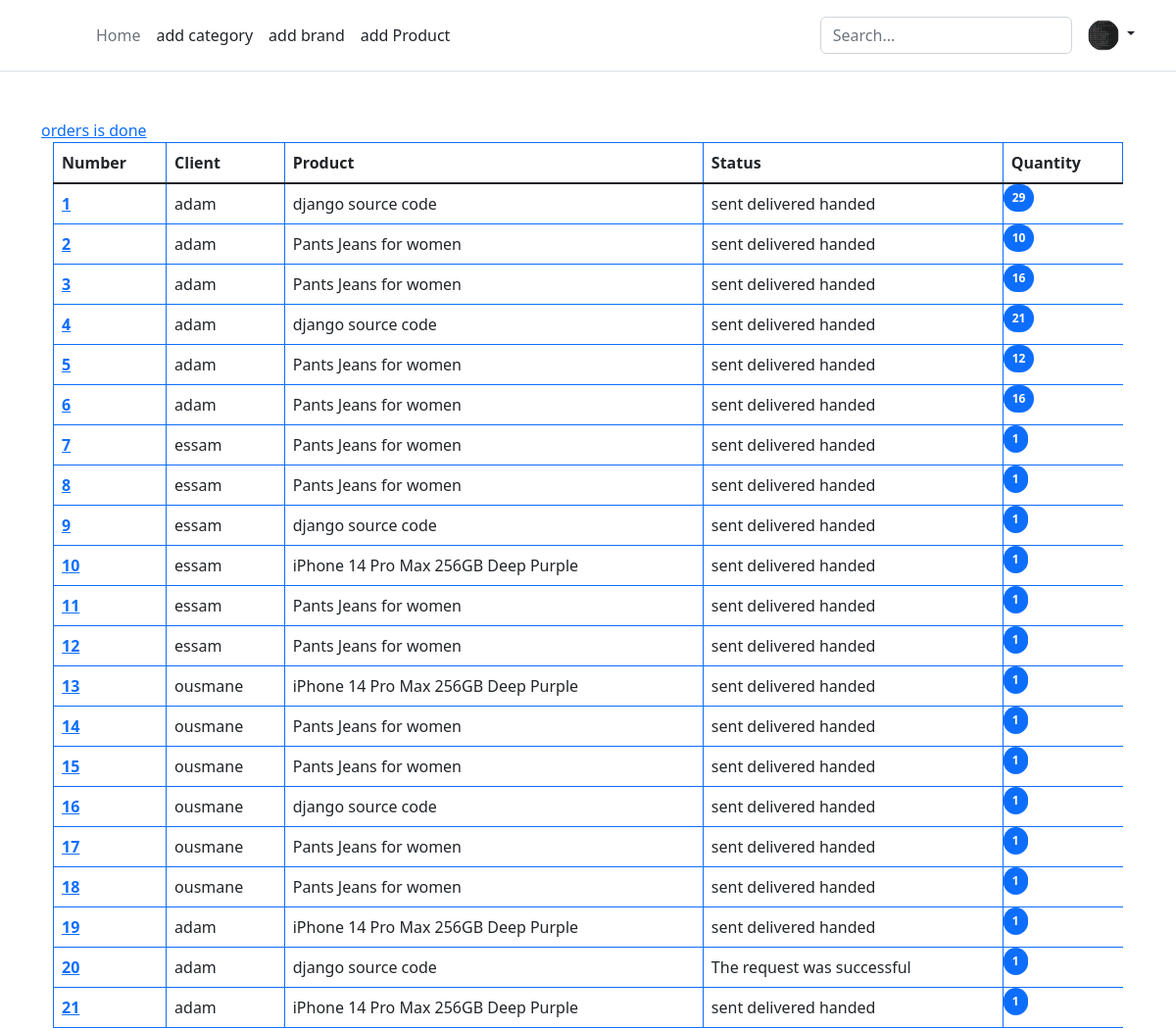
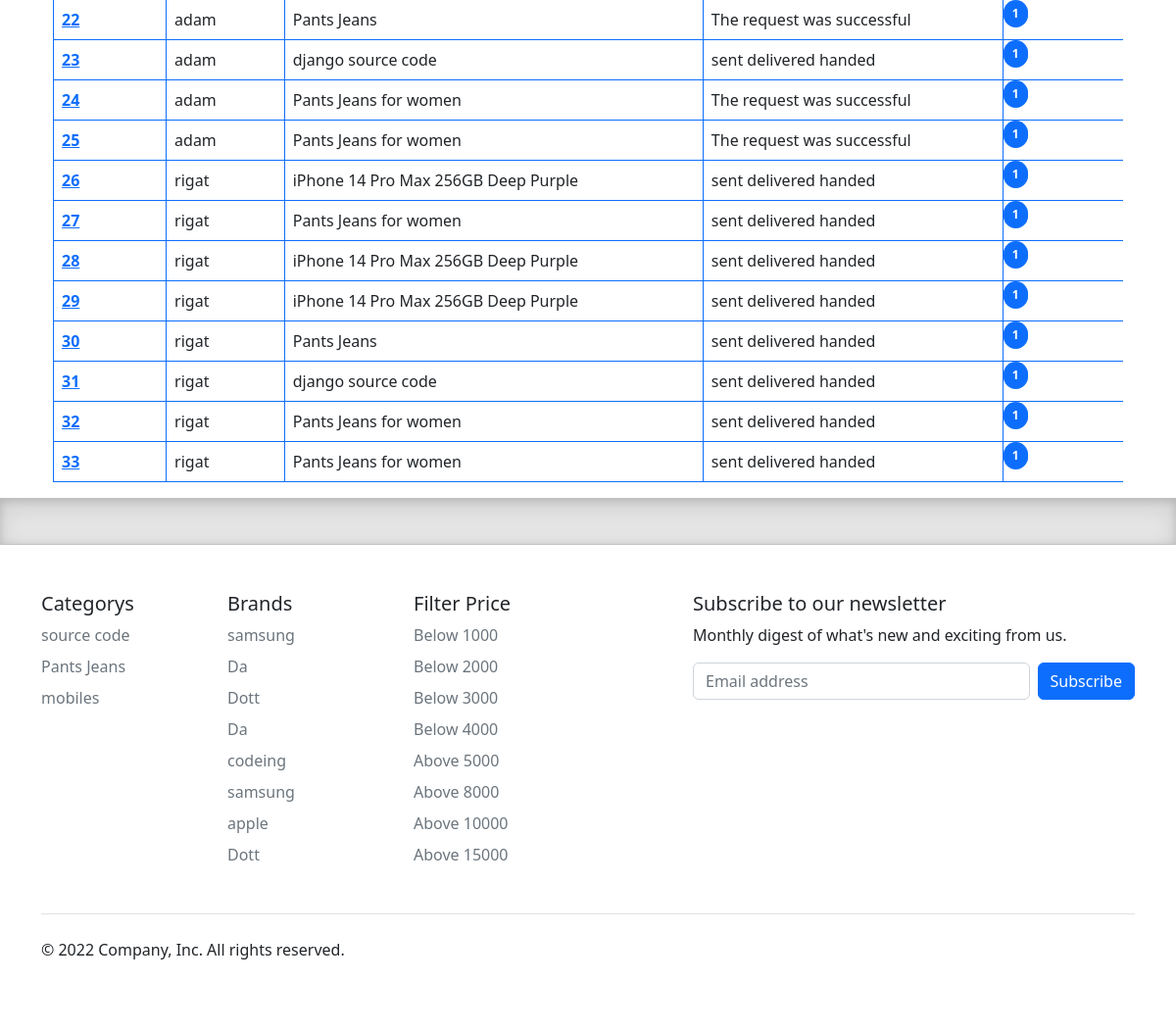
Screenshot of /my-account/my-all-orders/ (signed in) with the database file from the repository (2 pictures, top to bottom).
### users/models.py (models this page shows, shortened)
class Profile(models.Model) :
    user = models.OneToOneField(User, on_delete=models.CASCADE)
    bio = models.CharField(max_length=120, blank=True)
    avatar = models.ImageField(upload_to="profiles", default="profiles/avatar.png")
    nationality = models.CharField(max_length=120, blank=True)
    is_buyer = models.BooleanField(default=False)
    @property
    def avatar_url(self) :
        try :
            url = self.avatar.url
        except :
            url = None
        return url

class User(AbstractUser) :
    date_of_birth = models.DateField(blank=True, null=True)
    gender = models.CharField(choices=GENDER, max_length=6, blank=True, null=True)

### store/models.py (models this page shows, shortened)
class Sales(models.Model) :
    user_order = models.ForeignKey(Profile, on_delete=models.SET_NULL, null=True)
    product = models.ForeignKey(Product, null=True, on_delete=models.SET_NULL)
    quantity = models.IntegerField(default=1)
    slug = models.SlugField(blank=True, null=True, unique=True)
    first_name = models.CharField(max_length=120, blank=True, null=True)
    last_name = models.CharField(max_length=120, blank=True, null=True)
    email= models.EmailField(max_length=60, blank=True, null=True)
    address = models.CharField(max_length=100, blank=True, null=True)
    address2 = models.CharField(max_length=120, blank=True, null=True)
    country = models.CharField(max_length=100, blank=True, null=True)
    state = models.CharField(max_length=200, blank=True, null=True)
    zip_code = models.CharField(max_length=10, blank=True, null=True)
    timestamp = models.DateTimeField(auto_now_add=True)
    updated = models.DateTimeField(auto_now=True)
    status = models.CharField(max_length=20, blank=True, null=True)

class Product(models.Model) :
    salesman = models.ForeignKey(Account, on_delete=models.CASCADE)
    name = models.CharField(max_length=122)
    slug = models.SlugField(blank=True, null=True, unique=True)
    image = models.ImageField(upload_to="products")
    price = models.PositiveIntegerField(default=0)
    brand = models.ForeignKey(Brand, on_delete=models.CASCADE)
    category = models.ForeignKey(Category, on_delete=models.CASCADE)
    option = models.CharField(max_length=10, choices=CATEGORY_CHOICES, blank=True, null=True)
    description = models.TextField()
    discount = models.PositiveIntegerField(default=0, validators=[MaxValueValidator(70),MinValueValidator(0) ])
    timestamp = models.DateTimeField(auto_now_add=True)
    objects = ProductManager()
    def __str__(self) :
        return f"{self.name}"

class Category(models.Model) :
    name = models.CharField(max_length=40, unique=True)
    slug = models.SlugField(blank=True, unique=True)

class Brand(models.Model) :
    name = models.CharField(max_length=50, unique=True)
    slug = models.SlugField(blank=True, null=True, unique=True)

### accounts/views.py (the view)
# urls.py: path('my-all-orders/', views.my_orders_view, name="my_orders_and_sales"),
@login_required
def my_orders_view(request, done=None) :
    templates_name = "accounts/all_orders.html"
    profile = request.user.profile
    if profile.is_buyer == True :
        account = Account.objects.get(buyer=profile)
        if done == None :
            try :
                all_orders = Sales.objects.filter(product__salesman=account).order_by("-timestamp")
            except :
                return HttpResponse("you are not have a sales")
        elif done == "done" :
            all_orders = Sales.objects.filter(product__salesman=account, status="sdh").order_by("-timestamp")
        else :
            return HttpResponse("you are not have a sales")
    else :
        return redirect("accounts:create_account")
    context = {
        "all_orders":all_orders,
        "buyer":account
    }
    return render(request, templates_name, context)

### processors/context_processors.py (called while the page is built)
def profile_context_processors_view(request) :
    if request.user.is_authenticated:
        profile = Profile.objects.get(user=request.user)
        context = {"profile":profile}
        return context
    return {}

def category_product_view(request) :
    qs = Category.objects.filter().order_by("?")[:10]
    context = {
        "catrogrys":qs
    }
    return context

def brand_product_view(request) :
    qs = Product.objects.filter().order_by("?")[:10]
    context = {
        "brands":qs
    }
    return context

### store/models.py (called while the page is built)
    def get_queryset(self) :
        return ProductQuerySet(self.model, using=self._db)

### accounts/templates/accounts/all_orders.html (shortened to what this page needs)
{% extends 'base.html' %}
{% block content %}
  <a href="{% url 'accounts:my_orders_and_sales_done' 'done' %}"> orders is done</a>
    <div class="container">
        <table class="table table-bordered border-primary">
            <thead>
              <tr>
                <th scope="col">Number</th>
                <th scope="col">Client</th>
                <th scope="col">Product</th>
                <th scope="col">Status</th>
                <th scope="col">Quantity</th>
              </tr>
            </thead>
            <tbody class="table-group-divider">
              {% for item in all_orders %}
              <tr>
                <th scope="row"><a href="{% url 'accounts:detail_order' item.pk %}">{{forloop.counter}}</a></th>
                <td>{{item.user_order.user}}</td>
                <td>{{item.product}}</td>
                <td>
                {% if item.status == 'tm' %}
                The request was successful
                {% elif item.status == 'dr' %}
                Delivery is underway
                {% elif item.status == 'sdh' %}
                sent delivered handed
                {% endif %}
                  </td>
                <td class="badge bg-primary rounded-pill">{{item.quantity}}</td>
              </tr>
              {% endfor %}
            </tbody>
          </table>
    </div>
{% endblock content %}

### templates/partials/navbar.html (shortened to what this page needs)
<main>
<header class="p-3 mb-3 border-bottom">
  <div class="container">
    <div class="d-flex flex-wrap align-items-center justify-content-center justify-content-lg-start">
      <a href="/" class="d-flex align-items-center mb-2 mb-lg-0 text-dark text-decoration-none">
        <svg class="bi me-2" width="40" height="32" role="img" aria-label="Bootstrap"><use xlink:href="#bootstrap"/></svg>
      </a>
      <ul class="nav col-12 col-lg-auto me-lg-auto mb-2 justify-content-center mb-md-0">
        <li><a href="{% url 'store:home' %}" class="nav-link px-2 link-secondary">Home</a></li>
        {% if profile.is_buyer %}
        <li><a href="{% url 'store:add_category' %}" class="nav-link px-2 link-dark">add category</a></li>
        <li><a href="{% url 'store:add_brand' %}" class="nav-link px-2 link-dark">add brand</a></li>
        <li><a href="{% url 'store:new_product' %}" class="nav-link px-2 link-dark">add Product</a></li>
        {% endif %}
      </ul>
      <form method="get" action="{% url 'search:search' %}" class="col-12 col-lg-auto mb-3 mb-lg-0 me-lg-3" role="search">
        <input type="search" class="form-control" name="q" placeholder="Search..." aria-label="Search">
      </form>
      {% if request.user.is_authenticated %}
      <div class="dropdown text-end">
        <a href="#" class="d-block link-dark text-decoration-none dropdown-toggle" data-bs-toggle="dropdown" aria-expanded="false">
          <img src="{{profile.avatar_url}}" alt="mdo" width="32" height="32" class="rounded-circle">
        </a>
        {% else %}
        <div class="text-end">
          <a href="{% url 'users:login' %}"><button type="button" class="btn btn-light text-dark me-2">Login</button></a>
          <a href="{% url 'users:register' %}"><button type="button" class="btn btn-primary">Sign-up</button></a>
        </div>
        {% endif %}
      </div>
    </div>
  </div>
</header>
</main>

### templates/partials/footer.html (shortened to what this page needs)
<div class="b-example-divider"></div>
<div class="container">
  <footer class="py-5">
    <div class="row">
      <div class="col-6 col-md-2 mb-3">
        <h5>Categorys</h5>
        {% for item in catrogrys %}
        <ul class="nav flex-column">
          <li class="nav-item mb-2"><a href="{% url 'store:filter_category' item.slug %}" class="nav-link p-0 text-muted">{{item.name}}</a></li>
        </ul>
        {% endfor %}
      </div>
      <div class="col-6 col-md-2 mb-3">
        <h5>Brands</h5>
        {% for item in brands %}
        <ul class="nav flex-column">
          <li class="nav-item mb-2"><a href="{% url 'store:filter_brand' item.category.slug item.brand.slug %}" class="nav-link p-0 text-muted">{{item.brand.name}}</a></li>
        </ul>
        {% endfor %}
      </div>
       <div class="col-6 col-md-2 mb-3">
        <h5>Filter Price</h5>
        <ul class="nav flex-column">
          <li class="nav-item mb-2"><a href="{% url 'store:filter_price' 'below1000' %}" class="nav-link p-0 text-muted">Below 1000</a></li>
          <li class="nav-item mb-2"><a href="{% url 'store:filter_price' 'below2000' %}" class="nav-link p-0 text-muted">Below 2000</a></li>
          <li class="nav-item mb-2"><a href="{% url 'store:filter_price' 'below3000' %}" class="nav-link p-0 text-muted">Below 3000</a></li>
          <li class="nav-item mb-2"><a href="{% url 'store:filter_price' 'below4000' %}" class="nav-link p-0 text-muted">Below 4000</a></li>
          <li class="nav-item mb-2"><a href="{% url 'store:filter_price' 'above5000' %}" class="nav-link p-0 text-muted">Above 5000</a></li>
          <li class="nav-item mb-2"><a href="{% url 'store:filter_price' 'above8000' %}" class="nav-link p-0 text-muted">Above 8000</a></li>
          <li class="nav-item mb-2"><a href="{% url 'store:filter_price' 'above10000' %}" class="nav-link p-0 text-muted">Above 10000</a></li>
          <li class="nav-item mb-2"><a href="{% url 'store:filter_price' 'above15000' %}" class="nav-link p-0 text-muted">Above 15000</a></li>
        </ul>
      </div>
      <div class="col-md-5 offset-md-1 mb-3">
        <form method="post" action="{% url 'users:subscribe' %}">
          <h5>Subscribe to our newsletter</h5>
          <p>Monthly digest of what's new and exciting from us.</p>
          <div class="d-flex flex-column flex-sm-row w-100 gap-2">
            <input id="newsletter1" name="news_email" type="email" class="form-control" placeholder="Email address">
            <button class="btn btn-primary" type="submit">Subscribe</button>
          </div>
        </form>
      </div>
    </div>
    <div class="d-flex flex-column flex-sm-row justify-content-between py-4 my-4 border-top">
      <p>&copy; 2022 Company, Inc. All rights reserved.</p>
      <ul class="list-unstyled d-flex">
        <li class="ms-3"><a class="link-dark" href="#"><svg class="bi" width="24" height="24"><use xlink:href="#twitter"/></svg></a></li>
        <li class="ms-3"><a class="link-dark" href="#"><svg class="bi" width="24" height="24"><use xlink:href="#instagram"/></svg></a></li>
        <li class="ms-3"><a class="link-dark" href="#"><svg class="bi" width="24" height="24"><use xlink:href="#facebook"/></svg></a></li>
      </ul>
    </div>
  </footer>
</div>

### static/style/main.css (style rules this page uses)
body { margin-top:20px; background-color: #f4f7f6; }

### static/style/form-validation.css (style rules this page uses)
.container { max-width: 960px; }

### templates/base.html (style rules this page uses)
.b-example-divider { height: 3rem; background-color: rgba(0, 0, 0, .1); border: solid rgba(0, 0, 0, .15); border-width: 1px 0; box-shadow: inset 0 .5em 1.5em rgba(0, 0, 0, .1), inset 0 .125em .5em rgba(0, 0, 0, .15); }
.bi { vertical-align: -.125em; fill: currentColor; }

### rows the page displays
Profile: avatar_url (picture)
Sales: user_order.user "adam", product "django source code", status "sent delivered handed", quantity "29"
Sales: user_order.user "adam", product "Pants Jeans for women", status "sent delivered handed", quantity "10"
Sales: user_order.user "adam", product "Pants Jeans for women", status "sent delivered handed", quantity "16"
Sales: user_order.user "adam", product "django source code", status "sent delivered handed", quantity "21"
Sales: user_order.user "adam", product "Pants Jeans for women", status "sent delivered handed", quantity "12"
Sales: user_order.user "adam", product "Pants Jeans for women", status "sent delivered handed", quantity "16"
Sales: user_order.user "essam", product "Pants Jeans for women", status "sent delivered handed", quantity "1"
Sales: user_order.user "essam", product "Pants Jeans for women", status "sent delivered handed", quantity "1"
Sales: user_order.user "essam", product "django source code", status "sent delivered handed", quantity "1"
Sales: user_order.user "essam", product "iPhone 14 Pro Max 256GB Deep Purple", status "sent delivered handed", quantity "1"
Sales: user_order.user "essam", product "Pants Jeans for women", status "sent delivered handed", quantity "1"
Sales: user_order.user "essam", product "Pants Jeans for women", status "sent delivered handed", quantity "1"
Sales: user_order.user "ousmane", product "iPhone 14 Pro Max 256GB Deep Purple", status "sent delivered handed", quantity "1"
Sales: user_order.user "ousmane", product "Pants Jeans for women", status "sent delivered handed", quantity "1"
Sales: user_order.user "ousmane", product "Pants Jeans for women", status "sent delivered handed", quantity "1"
Sales: user_order.user "ousmane", product "django source code", status "sent delivered handed", quantity "1"
Sales: user_order.user "ousmane", product "Pants Jeans for women", status "sent delivered handed", quantity "1"
Sales: user_order.user "ousmane", product "Pants Jeans for women", status "sent delivered handed", quantity "1"
Sales: user_order.user "adam", product "iPhone 14 Pro Max 256GB Deep Purple", status "sent delivered handed", quantity "1"
Sales: user_order.user "adam", product "django source code", status "The request was successful", quantity "1"
Sales: user_order.user "adam", product "iPhone 14 Pro Max 256GB Deep Purple", status "sent delivered handed", quantity "1"
Sales: user_order.user "adam", product "Pants Jeans", status "The request was successful", quantity "1"
Sales: user_order.user "adam", product "django source code", status "sent delivered handed", quantity "1"
Sales: user_order.user "adam", product "Pants Jeans for women", status "The request was successful", quantity "1"
Sales: user_order.user "adam", product "Pants Jeans for women", status "The request was successful", quantity "1"
Sales: user_order.user "rigat", product "iPhone 14 Pro Max 256GB Deep Purple", status "sent delivered handed", quantity "1"
Sales: user_order.user "rigat", product "Pants Jeans for women", status "sent delivered handed", quantity "1"
Sales: user_order.user "rigat", product "iPhone 14 Pro Max 256GB Deep Purple", status "sent delivered handed", quantity "1"
Sales: user_order.user "rigat", product "iPhone 14 Pro Max 256GB Deep Purple", status "sent delivered handed", quantity "1"
Sales: user_order.user "rigat", product "Pants Jeans", status "sent delivered handed", quantity "1"
Sales: user_order.user "rigat", product "django source code", status "sent delivered handed", quantity "1"
Sales: user_order.user "rigat", product "Pants Jeans for women", status "sent delivered handed", quantity "1"
Sales: user_order.user "rigat", product "Pants Jeans for women", status "sent delivered handed", quantity "1"
Category: name "source code"
Category: name "Pants Jeans"
Category: name "mobiles"
Product: brand.name "samsung"
Product: brand.name "Da"
Product: brand.name "Dott"
Product: brand.name "Da"
Product: brand.name "codeing"
Product: brand.name "samsung"
Product: brand.name "apple"
Product: brand.name "Dott"
